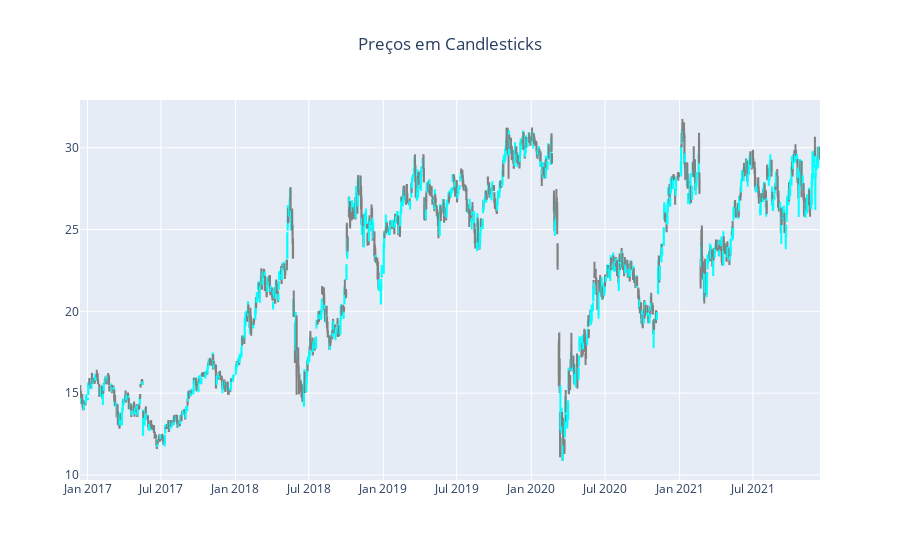

This figure's notebook cell:
### Code cell
trace = go.Candlestick(x=data['Date'],
                       open=data['Open'],
                       high=data['High'],
                       low=data['Low'],
                       close=data['Close'],
                       increasing_line_color= 'cyan', decreasing_line_color= 'gray')

layout =  go.Layout(
                title = 'Preços em Candlesticks',
                title_x = 0.5,
                xaxis = dict(
                    rangeslider = dict(
                        visible = False)
                )
)

candledata = [trace]
fig = go.Figure(data=Candledata, layout=layout)
py.iplot(fig)

### Figure 1 — Plotly figure (JSON) as saved in the notebook; plotly's stock layout.template omitted (floating-point values rounded to 4 significant figures; data arrays with more than 128 entries replaced by an {"elided": "..."} marker saying what was removed)
{"data": [{"close": {"elided": "1243 float values"}, "decreasing": {"line": {"color": "gray"}}, "high": {"elided": "1243 float values"}, "increasing": {"line": {"color": "cyan"}}, "low": {"elided": "1243 float values"}, "open": {"elided": "1243 float values"}, "type": "candlestick", "x": {"elided": "1243 str values"}}], "layout": {"autosize": true, "title": {"text": "Preços em Candlesticks", "x": 0.5}, "xaxis": {"autorange": true, "range": ["2016-12-13 12:00", "2021-12-13 12:00"], "rangeslider": {"visible": false, "yaxis": {}}, "type": "date"}, "yaxis": {"autorange": true, "range": [9.688, 32.92]}}}
